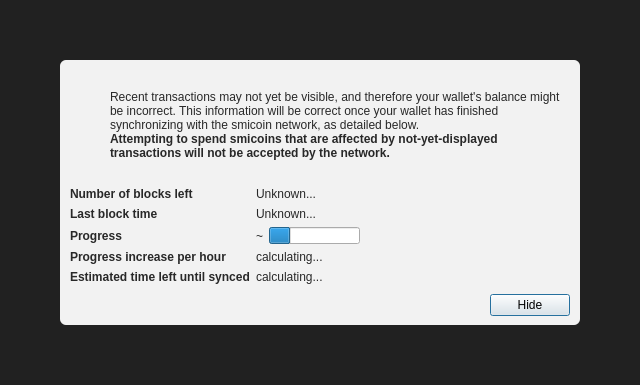
<?xml version="1.0" encoding="UTF-8"?>
<ui version="4.0">
 <class>ModalOverlay</class>
 <widget class="ModalOverlay" name="ModalOverlay">
  <property name="geometry">
   <rect>
    <x>0</x>
    <y>0</y>
    <width>640</width>
    <height>385</height>
   </rect>
  </property>
  <property name="windowTitle">
   <string>Form</string>
  </property>
  <layout class="QVBoxLayout" name="verticalLayout" stretch="0">
   <property name="sizeConstraint">
    <enum>QLayout::SetDefaultConstraint</enum>
   </property>
   <property name="leftMargin">
    <number>0</number>
   </property>
   <property name="topMargin">
    <number>0</number>
   </property>
   <property name="rightMargin">
    <number>0</number>
   </property>
   <property name="bottomMargin">
    <number>0</number>
   </property>
   <item>
    <widget class="QWidget" name="bgWidget" native="true">
     <property name="styleSheet">
      <string notr="true">#bgWidget { background: rgba(0,0,0,220); }</string>
     </property>
     <layout class="QVBoxLayout" name="verticalLayoutMain" stretch="1">
      <property name="leftMargin">
       <number>60</number>
      </property>
      <property name="topMargin">
       <number>60</number>
      </property>
      <property name="rightMargin">
       <number>60</number>
      </property>
      <property name="bottomMargin">
       <number>60</number>
      </property>
      <item>
       <widget class="QWidget" name="contentWidget" native="true">
        <property name="styleSheet">
         <string notr="true">#contentWidget { background: rgba(255,255,255,240); border-radius: 6px; }

QLabel { color: rgb(40,40,40);  }</string>
        </property>
        <layout class="QVBoxLayout" name="verticalLayoutSub" stretch="1,0,0,0">
         <property name="spacing">
          <number>0</number>
         </property>
         <property name="leftMargin">
          <number>10</number>
         </property>
         <property name="topMargin">
          <number>10</number>
         </property>
         <property name="rightMargin">
          <number>10</number>
         </property>
         <property name="bottomMargin">
          <number>10</number>
         </property>
         <item>
          <layout class="QHBoxLayout" name="horizontalLayoutIconText" stretch="0,1">
           <property name="topMargin">
            <number>20</number>
           </property>
           <item>
            <layout class="QVBoxLayout" name="verticalLayoutIcon">
             <property name="leftMargin">
              <number>0</number>
             </property>
             <item>
              <widget class="QPushButton" name="warningIcon">
               <property name="enabled">
                <bool>false</bool>
               </property>
               <property name="text">
                <string/>
               </property>
               <property name="icon">
                <iconset>
                 <normaloff>:/icons/warning</normaloff>
                 <disabledoff>:/icons/warning</disabledoff>:/icons/warning</iconset>
               </property>
               <property name="iconSize">
                <size>
                 <width>48</width>
                 <height>48</height>
                </size>
               </property>
               <property name="flat">
                <bool>true</bool>
               </property>
              </widget>
             </item>
             <item>
              <spacer name="verticalSpacerWarningIcon">
               <property name="orientation">
                <enum>Qt::Vertical</enum>
               </property>
               <property name="sizeHint" stdset="0">
                <size>
                 <width>20</width>
                 <height>40</height>
                </size>
               </property>
              </spacer>
             </item>
            </layout>
           </item>
           <item>
            <layout class="QVBoxLayout" name="verticalLayoutInfoText">
             <property name="leftMargin">
              <number>0</number>
             </property>
             <property name="topMargin">
              <number>0</number>
             </property>
             <item>
              <widget class="QLabel" name="infoText">
               <property name="text">
                <string>Recent transactions may not yet be visible, and therefore your wallet's balance might be incorrect. This information will be correct once your wallet has finished synchronizing with the smicoin network, as detailed below.</string>
               </property>
               <property name="textFormat">
                <enum>Qt::RichText</enum>
               </property>
               <property name="wordWrap">
                <bool>true</bool>
               </property>
              </widget>
             </item>
             <item>
              <widget class="QLabel" name="infoTextStrong">
               <property name="font">
                <font>
                 <weight>75</weight>
                 <bold>true</bold>
                </font>
               </property>
               <property name="text">
                <string>Attempting to spend smicoins that are affected by not-yet-displayed transactions will not be accepted by the network.</string>
               </property>
               <property name="textFormat">
                <enum>Qt::RichText</enum>
               </property>
               <property name="wordWrap">
                <bool>true</bool>
               </property>
              </widget>
             </item>
             <item>
              <spacer name="verticalSpacerInTextSpace">
               <property name="orientation">
                <enum>Qt::Vertical</enum>
               </property>
               <property name="sizeHint" stdset="0">
                <size>
                 <width>20</width>
                 <height>40</height>
                </size>
               </property>
              </spacer>
             </item>
            </layout>
           </item>
          </layout>
         </item>
         <item>
          <spacer name="verticalSpacerAfterText">
           <property name="orientation">
            <enum>Qt::Vertical</enum>
           </property>
           <property name="sizeHint" stdset="0">
            <size>
             <width>20</width>
             <height>40</height>
            </size>
           </property>
          </spacer>
         </item>
         <item>
          <layout class="QFormLayout" name="formLayout">
           <property name="fieldGrowthPolicy">
            <enum>QFormLayout::FieldsStayAtSizeHint</enum>
           </property>
           <property name="horizontalSpacing">
            <number>6</number>
           </property>
           <property name="verticalSpacing">
            <number>6</number>
           </property>
           <property name="topMargin">
            <number>10</number>
           </property>
           <item row="0" column="0">
            <widget class="QLabel" name="labelNumberOfBlocksLeft">
             <property name="font">
              <font>
               <weight>75</weight>
               <bold>true</bold>
              </font>
             </property>
             <property name="text">
              <string>Number of blocks left</string>
             </property>
            </widget>
           </item>
           <item row="0" column="1">
            <widget class="QLabel" name="numberOfBlocksLeft">
             <property name="text">
              <string>Unknown...</string>
             </property>
            </widget>
           </item>
           <item row="1" column="0">
            <widget class="QLabel" name="labelLastBlockTime">
             <property name="font">
              <font>
               <weight>75</weight>
               <bold>true</bold>
              </font>
             </property>
             <property name="text">
              <string>Last block time</string>
             </property>
            </widget>
           </item>
           <item row="1" column="1">
            <widget class="QLabel" name="newestBlockDate">
             <property name="sizePolicy">
              <sizepolicy hsizetype="Maximum" vsizetype="Preferred">
               <horstretch>0</horstretch>
               <verstretch>0</verstretch>
              </sizepolicy>
             </property>
             <property name="text">
              <string>Unknown...</string>
             </property>
            </widget>
           </item>
           <item row="2" column="0">
            <widget class="QLabel" name="labelSyncDone">
             <property name="font">
              <font>
               <weight>75</weight>
               <bold>true</bold>
              </font>
             </property>
             <property name="text">
              <string>Progress</string>
             </property>
            </widget>
           </item>
           <item row="2" column="1">
            <layout class="QHBoxLayout" name="horizontalLayoutSync" stretch="0,1">
             <item>
              <widget class="QLabel" name="percentageProgress">
               <property name="text">
                <string notr="true">~</string>
               </property>
              </widget>
             </item>
             <item>
              <widget class="QProgressBar" name="progressBar">
               <property name="value">
                <number>24</number>
               </property>
               <property name="format">
                <string/>
               </property>
              </widget>
             </item>
            </layout>
           </item>
           <item row="4" column="0">
            <widget class="QLabel" name="labelProgressIncrease">
             <property name="font">
              <font>
               <weight>75</weight>
               <bold>true</bold>
              </font>
             </property>
             <property name="text">
              <string>Progress increase per hour</string>
             </property>
            </widget>
           </item>
           <item row="4" column="1">
            <widget class="QLabel" name="progressIncreasePerH">
             <property name="text">
              <string>calculating...</string>
             </property>
            </widget>
           </item>
           <item row="5" column="0">
            <widget class="QLabel" name="labelEstimatedTimeLeft">
             <property name="font">
              <font>
               <weight>75</weight>
               <bold>true</bold>
              </font>
             </property>
             <property name="text">
              <string>Estimated time left until synced</string>
             </property>
            </widget>
           </item>
           <item row="5" column="1">
            <widget class="QLabel" name="expectedTimeLeft">
             <property name="text">
              <string>calculating...</string>
             </property>
            </widget>
           </item>
          </layout>
         </item>
         <item>
          <layout class="QHBoxLayout" name="horizontalLayoutButtons">
           <property name="leftMargin">
            <number>10</number>
           </property>
           <property name="topMargin">
            <number>10</number>
           </property>
           <item>
            <spacer name="horizontalSpacer">
             <property name="orientation">
              <enum>Qt::Horizontal</enum>
             </property>
             <property name="sizeHint" stdset="0">
              <size>
               <width>40</width>
               <height>20</height>
              </size>
             </property>
            </spacer>
           </item>
           <item>
            <widget class="QPushButton" name="closeButton">
             <property name="text">
              <string>Hide</string>
             </property>
             <property name="focusPolicy">
              <enum>Qt::StrongFocus</enum>
             </property>
             <property name="default">
              <bool>true</bool>
             </property>
            </widget>
           </item>
          </layout>
         </item>
        </layout>
       </widget>
      </item>
     </layout>
    </widget>
   </item>
  </layout>
 </widget>
 <customwidgets>
  <customwidget>
   <class>ModalOverlay</class>
   <extends>QWidget</extends>
   <header>qt/modaloverlay.h</header>
   <container>1</container>
  </customwidget>
 </customwidgets>
 <resources/>
 <connections/>
</ui>
